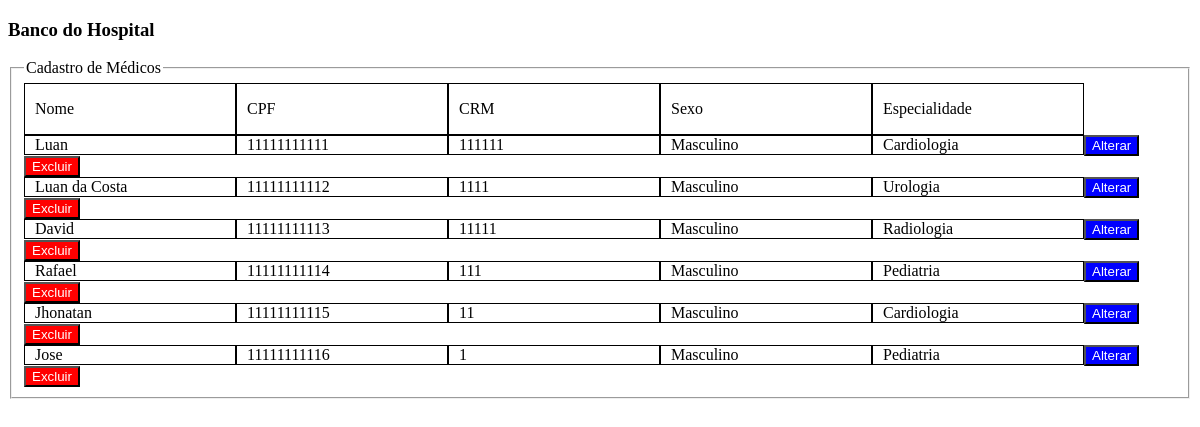
The app's page /hospital/index.php with its own data.
### tables this page shows
create table tb_medico(
	id_medico		int		not null primary key,
	especialidade_id	int 	not null,
	tx_nome			varchar(100)	not null,
	tx_crm			varchar(10)	not null,
	tx_sexo			char		not null,
	tx_cpf			varchar(11)	not null,
	foreign key (especialidade_id) references tb_especialidade (id_especialidade)
);

create table tb_especialidade(
	id_especialidade	int		not null,
	tx_especialidade	varchar(50)	not null,
	constraint pk_tb_especialidade primary key (id_especialidade)
);

### hospital/index.php (the view, shortened to what this page needs)
<?php
  $conexao = mysqli_connect("localhost", "root", "123");
?>
<!DOCTYPE html>
<html>
  <head>
    <link rel="stylesheet" href="master.css">
  </head>
  <body>
    <header>
      <h3>Banco do Hospital</h3>
    </header>
    <section>
      <fieldset>
        <legend>Cadastro de Médicos</legend>
        <div class="topo">
          <p>Nome</p>
        </div>
        <div class="topo">
          <p>CPF</p>
        </div>
        <div class="topo">
          <p>CRM</p>
        </div>
        <div class="topo">
          <p>Sexo</p>
        </div>
        <div class="topo">
          <p>Especialidade</p>
        </div>
        <div class="resultado">
          <?php
            $medico = "select id_medico, tx_nome, tx_cpf,tx_crm, tx_sexo, tx_especialidade
              from tb_medico, tb_especialidade where especialidade_id=id_especialidade";
            $tb_medico = mysqli_query($conexao, $medico);
            if(mysqli_num_rows($tb_medico)==0){
              echo "Nenhum médico encontrado!";
            }else{
              while($resultadoMedico = mysqli_fetch_array($tb_medico)){
          ?>
                <div class="resultado">
                  <div class="medico">
                    <?= $resultadoMedico["tx_nome"];?>
                  </div>
                  <div class="medico">
                    <?= $resultadoMedico["tx_cpf"];?>
                  </div>
                  <div class="medico">
                    <?= $resultadoMedico["tx_crm"];?>
                  </div>
                  <div class="medico">
                    <?php
                      if($resultadoMedico["tx_sexo"]=="M"){
                        echo "Masculino";
                      }else{
                        echo "Feminino";
                      }
                    ?>
                  </div>
                  <div class="medico">
                    <?= $resultadoMedico["tx_especialidade"];?>
                  </div>
                  <form class="" action="alterar.php" method="post">
                    <div class="botao">
                      <input type="submit" name="alterar" class="alterar"
                        id="alterar" value="Alterar">
                    </div>
                  </form>
                  <form class="" action="index.php" method="post">
                    <div class="botao">
                      <input type="submit" name="excluir" class="excluir"
                        id="excluir" value="Excluir">
                    </div>
                  </form>
                </div>
          <?php
              }
            }
          ?>
        </div>
      </fieldset>
    </section>
  </body>
</html>

### hospital/master.css (style rules this page uses)
.topo { float: left; padding-left: 10px; width: 200px; border: 1px solid black; }
.resultado { clear: both; }
.medico { float: left; border: 1px solid black; padding-left: 10px; width: 200px; }
.botao { float: left; }
.alterar { background-color: blue; color: white; }
.excluir { background-color: red; color: white; }

### records on screen
tb_medico: tx_nome "Luan", tx_cpf "11111111111", tx_crm "111111", tx_sexo "Masculino", especialidade.tx_especialidade "Cardiologia"
tb_medico: tx_nome "Luan da Costa", tx_cpf "11111111112", tx_crm "1111", tx_sexo "Masculino", especialidade.tx_especialidade "Urologia"
tb_medico: tx_nome "David", tx_cpf "11111111113", tx_crm "11111", tx_sexo "Masculino", especialidade.tx_especialidade "Radiologia"
tb_medico: tx_nome "Rafael", tx_cpf "11111111114", tx_crm "111", tx_sexo "Masculino", especialidade.tx_especialidade "Pediatria"
tb_medico: tx_nome "Jhonatan", tx_cpf "11111111115", tx_crm "11", tx_sexo "Masculino", especialidade.tx_especialidade "Cardiologia"
tb_medico: tx_nome "Jose", tx_cpf "11111111116", tx_crm "1", tx_sexo "Masculino", especialidade.tx_especialidade "Pediatria"
